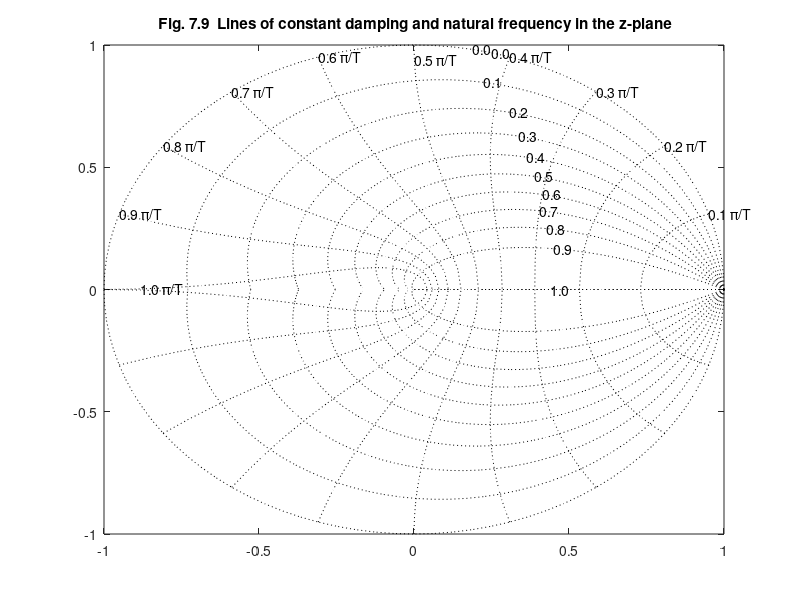

Reproduce this figure in MATLAB.
%  Figure 7.9      Digital Control of Dynamic Systems, 3e
%                  Franklin, Powell, Workman
%                  Addison-Wesley, Publishing Company, 1998
% Matlab  v5.0
% script to generate Fig.7.9 a z-plane grid

clear
clf
zgrid
title(' Fig. 7.9  Lines of constant damping and natural frequency in the z-plane')
hold off
